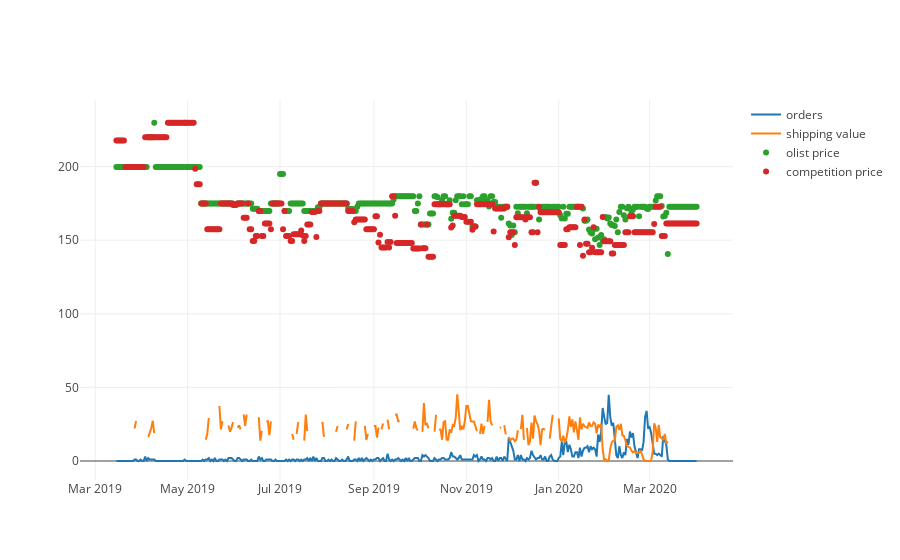

This figure's notebook cell:
### Code cell
trace0 = go.Scatter(x=merged.date,
                   y=merged.orders, mode='lines', name='orders')

trace1 = go.Scatter(x=merged.date,
                    y=merged.competition_price, mode='markers', name='competition price')

trace2 = go.Scatter(x=merged.date,
                    y=merged.price,
                    mode='markers', name='olist price')

trace3 = go.Scatter(x=merged.date,
                    y=merged.freight_value,
                    mode='lines', name='shipping value')


iplot([trace0, trace3, trace2, trace1])

### Figure 1 — Plotly figure (JSON) as saved in the notebook; plotly's stock layout.template omitted (floating-point values rounded to 4 significant figures; data arrays with more than 128 entries replaced by an {"elided": "..."} marker saying what was removed)
{"data": [{"mode": "lines", "name": "orders", "type": "scatter", "uid": "c80f917a-0b61-4c91-862d-08a98341d15f", "x": {"elided": "384 str values"}, "y": {"elided": "384 int values"}}, {"mode": "lines", "name": "shipping value", "type": "scatter", "uid": "25dcb9db-4523-4d40-bd26-e48937d5918f", "x": {"elided": "384 str values"}, "y": {"elided": "384 float values"}}, {"mode": "markers", "name": "olist price", "type": "scatter", "uid": "408272d7-a4be-4694-a0b8-4f6f5b3c7087", "x": {"elided": "384 str values"}, "y": {"elided": "384 float values"}}, {"mode": "markers", "name": "competition price", "type": "scatter", "uid": "404d500f-3f56-43d1-ac3b-de1bfcfc35f9", "x": {"elided": "384 str values"}, "y": {"elided": "384 float values"}}], "layout": {}}
